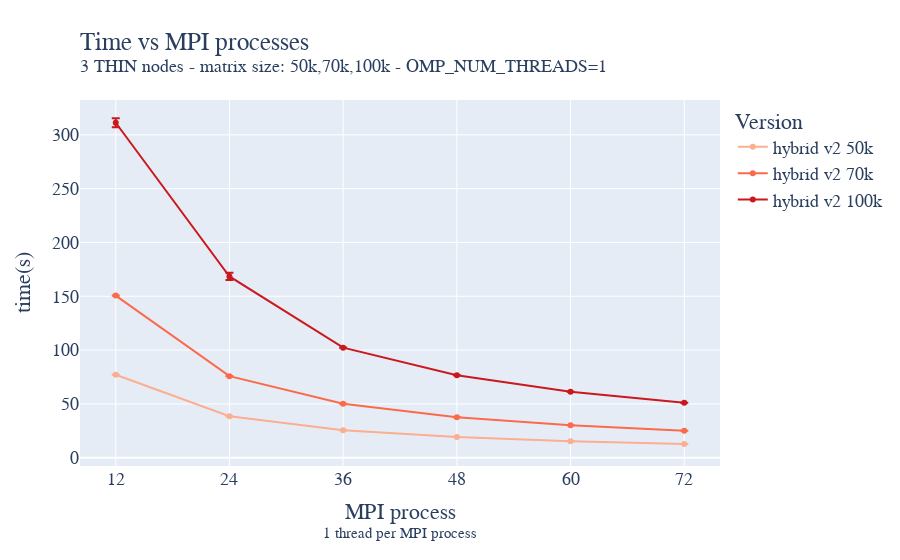

Notebook code for this chart:
### Markdown cell above
## THIN

### Code cell
fig = go.Figure()

fig.add_trace(go.Scatter(x=strong_MPI_thin_hybrid_static_grid_050k_avg["size"]["mean"], y=strong_MPI_thin_hybrid_static_grid_050k_avg["time"]["mean"], name='hybrid v2 50k',
                         error_y=dict(
                             type="data",
                             array=strong_MPI_thin_hybrid_static_grid_050k_avg["time"]["std"],
                             visible=True)))
fig.add_trace(go.Scatter(x=strong_MPI_thin_hybrid_static_grid_070k_avg["size"]["mean"], y=strong_MPI_thin_hybrid_static_grid_070k_avg["time"]["mean"], name='hybrid v2 70k',
                         error_y=dict(
                             type="data",
                             array=strong_MPI_thin_hybrid_static_grid_070k_avg["time"]["std"],
                             visible=True)))
fig.add_trace(go.Scatter(x=strong_MPI_thin_hybrid_static_grid_100k_avg["size"]["mean"], y=strong_MPI_thin_hybrid_static_grid_100k_avg["time"]["mean"], name='hybrid v2 100k',
                         error_y=dict(
                             type="data",
                             array=strong_MPI_thin_hybrid_static_grid_100k_avg["time"]["std"],
                             visible=True)))
fig.update_layout(
    title=go.layout.Title(
        text="Time vs MPI processes<br><sup>3 THIN nodes - matrix size: 50k,70k,100k - OMP_NUM_THREADS=1</sup>",
        xref="paper",
        x=0,
    ),
    xaxis_title="MPI process<br><sup>1 thread per MPI process</sup>",
    xaxis = dict(
        tickmode = 'linear',
        tick0 = '0',
        dtick = '12'
    ),
    yaxis_title="time(s)",
    legend_title="Version",
    showlegend=True,
    font=dict(
        family="Courier New, monospace",
        size=18,
    ),
    colorway=["#fcae91","#fb6a4a","#cb181d"],
)
fig.show()
fig.write_image("/home/andres/hpc/Foundations_of_HPC_2022/Assignment/my_assignment/report/images/strong_MPI_thin_hybrid.pdf", height=500, width=1000)

### Figure 1 — Plotly figure (JSON) as saved in the notebook; plotly's stock layout.template omitted (floating-point values rounded to 4 significant figures)
{"data": [{"error_y": {"array": [0.004752, 0.01149, 0.0164, 0.02644, 0.03825, 0.03341], "type": "data", "visible": true}, "name": "hybrid v2 50k", "type": "scatter", "x": [72, 60, 48, 36, 24, 12], "y": [12.78, 15.33, 19.2, 25.59, 38.5, 77.08]}, {"error_y": {"array": [0.01215, 0.006857, 0.01591, 0.03238, 0.1215, 0.06936], "type": "data", "visible": true}, "name": "hybrid v2 70k", "type": "scatter", "x": [72, 60, 48, 36, 24, 12], "y": [25.09, 30.05, 37.6, 50.11, 75.79, 150.6]}, {"error_y": {"array": [4.124, 3.379, 0.1595, 0.02407, 0.02054, 0.02539], "type": "data", "visible": true}, "name": "hybrid v2 100k", "type": "scatter", "x": [12, 24, 36, 48, 60, 72], "y": [311.3, 168.4, 102.2, 76.69, 61.35, 51.15]}], "layout": {"colorway": ["#fcae91", "#fb6a4a", "#cb181d"], "font": {"family": "Courier New, monospace", "size": 18}, "legend": {"title": {"text": "Version"}}, "showlegend": true, "title": {"text": "Time vs MPI processes<br><sup>3 THIN nodes - matrix size: 50k,70k,100k - OMP_NUM_THREADS=1</sup>", "x": 0, "xref": "paper"}, "xaxis": {"dtick": "12", "tick0": "0", "tickmode": "linear", "title": {"text": "MPI process<br><sup>1 thread per MPI process</sup>"}}, "yaxis": {"title": {"text": "time(s)"}}}}
